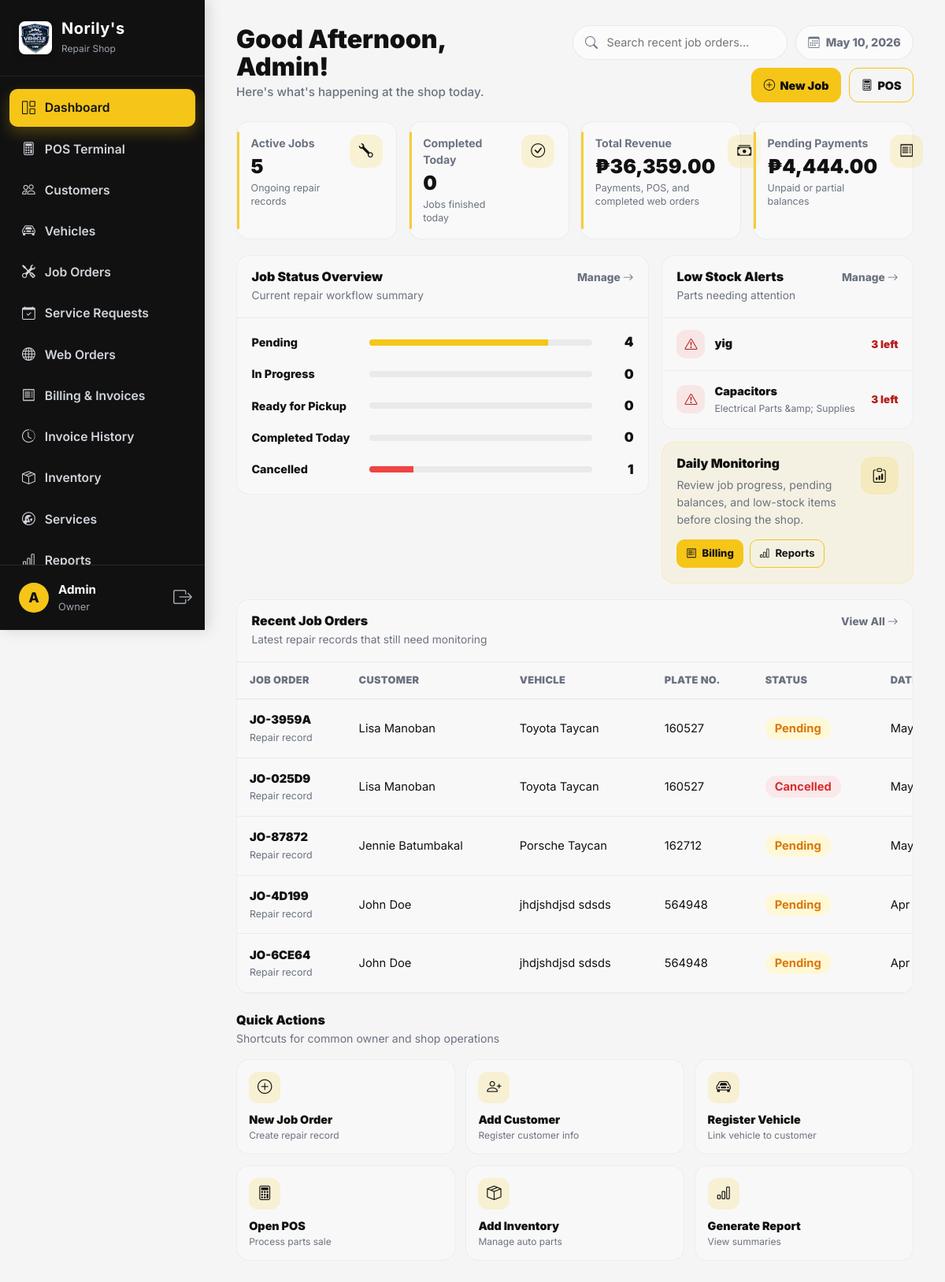
Screenshot of /views/dashboard_owner.php (signed in) with the database file from the repository.
### tables this page shows
CREATE TABLE `part` (
  `part_id` int(11) NOT NULL,
  `category` varchar(100) NOT NULL,
  `brand` varchar(100) DEFAULT NULL,
  `part_name` varchar(50) NOT NULL,
  `description` text DEFAULT NULL,
  `specification` text DEFAULT NULL,
  `compatibility` text DEFAULT NULL,
  `unit` varchar(50) DEFAULT 'piece',
  `unit_price` decimal(10,2) NOT NULL DEFAULT 0.00,
  `quantity_on_hand` smallint(6) NOT NULL DEFAULT 0,
  `low_stock_threshold` smallint(6) NOT NULL DEFAULT 3,
  `is_low_stock` tinyint(1) NOT NULL DEFAULT 0,
  `supplier_reference` varchar(50) DEFAULT NULL,
  `supplier_email` varchar(150) DEFAULT NULL,
  `is_active` tinyint(1) NOT NULL DEFAULT 1,
  `cost_price` decimal(10,2) DEFAULT NULL,
  `image` varchar(255) DEFAULT NULL,
  `full_description` text DEFAULT NULL
);

CREATE TABLE `job_order` (
  `job_order_id` int(11) NOT NULL,
  `vehicle_id` int(11) NOT NULL,
  `customer_id` int(11) NOT NULL,
  `created_by` int(11) NOT NULL,
  `assigned_mechanic_id` int(11) DEFAULT NULL,
  `job_order_number` varchar(20) NOT NULL,
  `description` text NOT NULL,
  `request_source` enum('Walk-in','Online') NOT NULL DEFAULT 'Walk-in',
  `status` enum('Pending','In Progress','Ready for Pickup','Completed','Cancelled') NOT NULL DEFAULT 'Pending',
  `estimated_cost` decimal(10,2) NOT NULL DEFAULT 0.00,
  `final_cost` decimal(10,2) NOT NULL DEFAULT 0.00,
  `date_created` datetime NOT NULL DEFAULT current_timestamp(),
  `expected_completion_date` date DEFAULT NULL,
  `date_completed` datetime DEFAULT NULL,
  `completed_by` int(11) DEFAULT NULL,
  `cancellation_reason` text DEFAULT NULL,
  `cancelled_at` datetime DEFAULT NULL,
  `requires_down_payment` tinyint(1) NOT NULL DEFAULT 0,
  `down_payment_amount` decimal(10,2) NOT NULL DEFAULT 0.00
);

CREATE TABLE `customer` (
  `customer_id` int(11) NOT NULL,
  `first_name` varchar(20) NOT NULL,
  `middle_name` varchar(20) DEFAULT NULL,
  `last_name` varchar(20) NOT NULL,
  `email` varchar(255) DEFAULT NULL,
  `contact_number` varchar(20) NOT NULL,
  `address` text DEFAULT NULL,
  `credit_balance` decimal(10,2) NOT NULL DEFAULT 0.00,
  `credit_due_date` date DEFAULT NULL,
  `created_at` datetime NOT NULL DEFAULT current_timestamp(),
  `user_id` int(11) DEFAULT NULL,
  `status` enum('Active','Inactive','Archived') NOT NULL DEFAULT 'Active',
  `deactivated_at` datetime DEFAULT NULL,
  `archived_at` datetime DEFAULT NULL
);

CREATE TABLE `vehicle` (
  `vehicle_id` int(11) NOT NULL,
  `customer_id` int(11) NOT NULL,
  `plate_number` varchar(20) NOT NULL,
  `vin` varchar(50) DEFAULT NULL,
  `make` varchar(50) NOT NULL,
  `model` varchar(50) NOT NULL,
  `year` year(4) NOT NULL,
  `color` varchar(30) NOT NULL,
  `notes` text DEFAULT NULL,
  `status` enum('Active','Inactive','Archived') NOT NULL DEFAULT 'Active',
  `deactivated_at` datetime DEFAULT NULL,
  `archived_at` datetime DEFAULT NULL,
  `created_at` datetime NOT NULL DEFAULT current_timestamp()
);

### views/dashboard_owner.php (the view, shortened to what the rows shown need)
<?php
$db = (new Database())->getConnection();
$stmtJobs = $db->query("
    SELECT jo.*, c.first_name, c.last_name, v.plate_number, v.make, v.model
    FROM job_order jo
    JOIN customer c ON jo.customer_id = c.customer_id
    JOIN vehicle v ON jo.vehicle_id = v.vehicle_id
    WHERE jo.status != 'Completed'
    ORDER BY jo.date_created DESC
    LIMIT 5
");
$stmtStock = $db->query("
    SELECT *
    FROM part
    WHERE quantity_on_hand <= low_stock_threshold
    ORDER BY quantity_on_hand ASC
    LIMIT 5
");
$adminName = $_SESSION['first_name'] ?? 'Admin';
?>
<!DOCTYPE html>
<html lang="en">
<head>
    <link href="https://cdn.jsdelivr.net/npm/bootstrap@5.3.0/dist/css/bootstrap.min.css" rel="stylesheet">
    <link rel="stylesheet" href="https://cdn.jsdelivr.net/npm/bootstrap-icons@1.11.1/font/bootstrap-icons.css">
    <link rel="stylesheet" href="../assets/css/style.css">
</head>
<body>
<div class="app-wrapper">
    <main class="main-content">
        <div class="owner-dashboard">
            <div class="dashboard-topbar">
                <div class="dashboard-title-block">
                    <h2>
                        Good <?php echo (date('H') < 12) ? 'Morning' : ((date('H') < 18) ? 'Afternoon' : 'Evening'); ?>,
                        <?php echo htmlspecialchars($adminName); ?>!
                    </h2>
                </div>
            </div>
            <div class="dashboard-main-grid">
                <div class="d-flex flex-column gap-3">
                    <div class="panel-card">
                        <div>
                            <?php if ($stmtStock->rowCount() > 0): ?>
                                <?php while ($stock = $stmtStock->fetch(PDO::FETCH_ASSOC)): ?>
                                    <div class="alert-item">
                                        <div class="alert-left">
                                            <div class="alert-icon">
                                                <i class="bi bi-exclamation-triangle"></i>
                                            </div>
                                            <div class="min-w-0">
                                                <p class="alert-title" title="<?php echo htmlspecialchars($stock['part_name']); ?>">
                                                    <?php echo htmlspecialchars($stock['part_name']); ?>
                                                </p>
                                                <p class="alert-subtitle">
                                                    <?php echo htmlspecialchars($stock['category']); ?>
                                                </p>
                                            </div>
                                        </div>
                                        <div class="stock-left">
                                            <?php echo htmlspecialchars($stock['quantity_on_hand']); ?> left
                                        </div>
                                    </div>
                                <?php endwhile; ?>
                            <?php endif; ?>
                        </div>
                    </div>
                </div>
            </div>
            <div class="panel-card">
                <div class="recent-table-wrap">
                    <table class="recent-table" id="recentJobsTable">
                        <thead>
                            <tr>
                                <th>Job Order</th>
                                <th>Customer</th>
                                <th>Vehicle</th>
                                <th>Plate No.</th>
                                <th>Status</th>
                                <th>Date Created</th>
                            </tr>
                        </thead>
                        <tbody>
                            <?php if ($stmtJobs->rowCount() > 0): ?>
                                <?php while ($job = $stmtJobs->fetch(PDO::FETCH_ASSOC)):
                                    $badgeClass = 'badge-soft-warning';
                                    if ($job['status'] == 'Cancelled') {
                                        $badgeClass = 'badge-soft-danger';
                                    }
                                ?>
                                    <tr>
                                        <td>
                                            <div class="job-main">
                                                <?php echo htmlspecialchars($job['job_order_number']); ?>
                                            </div>
                                            <div class="job-sub">
                                                Repair record
                                            </div>
                                        </td>
                                        <td>
                                            <?php echo htmlspecialchars($job['first_name'] . ' ' . $job['last_name']); ?>
                                        </td>
                                        <td>
                                            <?php echo htmlspecialchars(trim(($job['make'] ?? '') . ' ' . ($job['model'] ?? ''))); ?>
                                        </td>
                                        <td>
                                            <?php echo htmlspecialchars($job['plate_number']); ?>
                                        </td>
                                        <td>
                                            <span class="<?php echo $badgeClass; ?>">
                                                <?php echo htmlspecialchars($job['status']); ?>
                                            </span>
                                        </td>
                                        <td>
                                            <?php echo date('M d, Y', strtotime($job['date_created'])); ?>
                                        </td>
                                    </tr>
                                <?php endwhile; ?>
                            <?php endif; ?>
                        </tbody>
                    </table>
                </div>
            </div>
        </div>
    </main>
</div>
</body>
</html>

### rows the page displays
part: part_name "yig", quantity_on_hand "3"
part: part_name "Capacitors", category "Electrical Parts &amp; Supplies", quantity_on_hand "3"
job_order: job_order_number "JO-3959A", customer.last_name "Lisa Manoban", vehicle.model "Toyota Taycan", vehicle.plate_number "160527", status "Pending", date_created "May…"
job_order: job_order_number "JO-025D9", customer.last_name "Lisa Manoban", vehicle.model "Toyota Taycan", vehicle.plate_number "160527", status "Cancelled", date_created "May…"
job_order: job_order_number "JO-87872", customer.last_name "Jennie Batumbakal", vehicle.model "Porsche Taycan", vehicle.plate_number "162712", status "Pending", date_created "May…"
job_order: job_order_number "JO-4D199", customer.last_name "John Doe", vehicle.model "jhdjshdjsd sdsds", vehicle.plate_number "564948", status "Pending", date_created "Apr…"
job_order: job_order_number "JO-6CE64", customer.last_name "John Doe", vehicle.model "jhdjshdjsd sdsds", vehicle.plate_number "564948", status "Pending", date_created "Apr…"

### other values shown
$userInitial "A"
$_SESSION['first_name'] "Admin"
$userRole "Owner"
$adminName "Admin"
$activeJobs "5"
$completedToday "0"
$totalRevenue "36,359.00"
$pendingPayments "4,444.00"
$pendingJobs "4"
$inProgressJobs "0"
$readyForPickupJobs "0"
$cancelledJobs "1"
